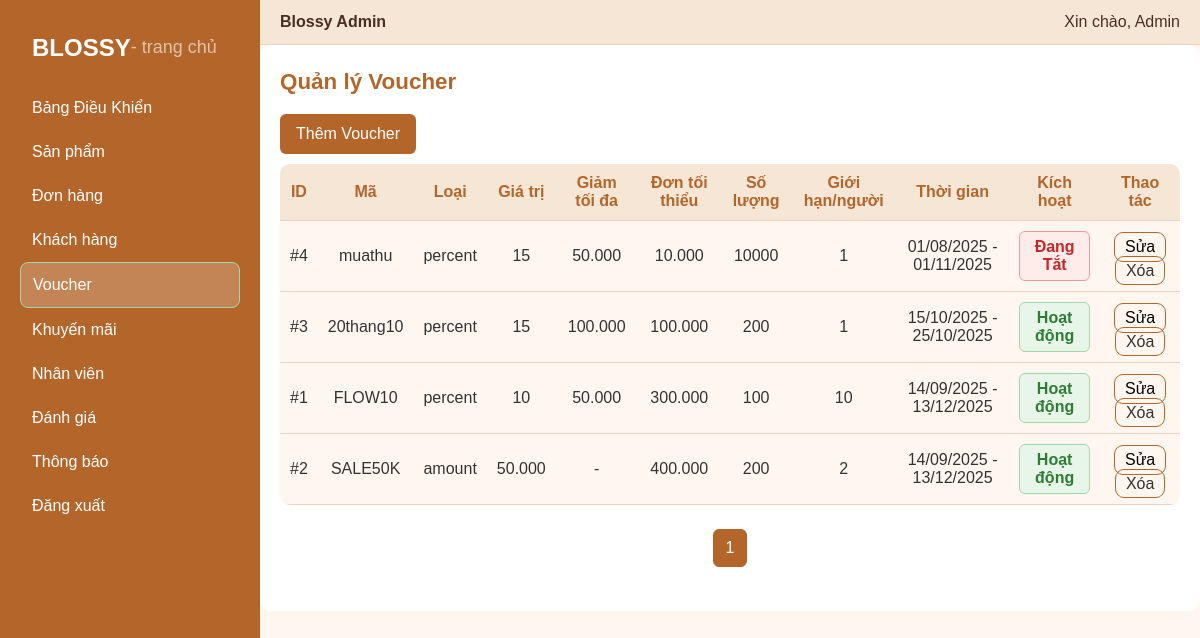
The app's page /index.php/index.php?controller=adminvoucher&action=index (signed in) with its own data.
### tables this page shows
CREATE TABLE `vouchers` (
  `id` bigint(20) UNSIGNED NOT NULL,
  `code` varchar(64) NOT NULL,
  `type` enum('percent','amount') NOT NULL,
  `value` decimal(12,2) NOT NULL,
  `max_discount` decimal(12,2) DEFAULT NULL,
  `min_order_total` decimal(12,2) DEFAULT 0.00,
  `total_quantity` int(11) NOT NULL DEFAULT 0,
  `per_user_limit` int(11) NOT NULL DEFAULT 1,
  `starts_at` datetime NOT NULL,
  `ends_at` datetime NOT NULL,
  `is_active` tinyint(1) NOT NULL DEFAULT 1,
  `created_by` bigint(20) UNSIGNED DEFAULT NULL,
  `created_at` datetime NOT NULL DEFAULT current_timestamp()
);

### App/Controllers/AdminVoucherController.php (called while the page is built, shortened)
<?php
require_once __DIR__ . '/../Models/AdminVoucherModel.php';
class AdminVoucherController extends BaseController
{
    private $model;
    public function __construct()
    {
        $this->model = new AdminVoucherModel();
    }
    public function index()
    {
        $page = isset($_GET['page']) ? max(1, (int)$_GET['page']) : 1;
        $limit = 10;
        $offset = ($page - 1) * $limit;
        $vouchers = $this->model->getAll($limit, $offset);
        $total = $this->model->countAll();
        $totalPages = ceil($total / $limit);
        $this->loadView('Admin.Voucher.Index', [
            'vouchers' => $vouchers,
            'page' => $page,
            'totalPages' => $totalPages
        ]);
    }
}

### App/Models/Database/database.php (called while the page is built, shortened)
<?php
class Database {
    private $servername = "localhost";
    private $username = "root";
    private $password = "0586964157";
    private $databasename = "web_ban_hoa";
    function connection_database(): PDO {
        try {
            $conn = new PDO(
                "mysql:host=$this->servername;dbname=$this->databasename",
                $this->username,
                $this->password
            );
            $conn->setAttribute(PDO::ATTR_ERRMODE, PDO::ERRMODE_EXCEPTION);
        } catch (PDOException $e) {
            throw $e;
        }
        return $conn;
    }
}
?>

### App/Models/BaseModel.php (called while the page is built, shortened)
<?php
require_once __DIR__ . '/Database/Database.php';
class BaseModel {
    public function __construct() {
        $db = new database();
        $this->conn = $db->connection_database();
    }
}

### App/Models/AdminVoucherModel.php (called while the page is built, shortened)
<?php
require_once 'BaseModel.php';
class AdminVoucherModel extends BaseModel
{
    public function getAll($limit, $offset)
    {
        $sql = "SELECT v.*, u.first_name, u.last_name
                FROM vouchers v
                LEFT JOIN users u ON v.created_by = u.id
                ORDER BY v.created_at DESC
                LIMIT :limit OFFSET :offset";
        $stmt = $this->conn->prepare($sql);
        $stmt->bindValue(':limit', $limit, PDO::PARAM_INT);
        $stmt->bindValue(':offset', $offset, PDO::PARAM_INT);
        $stmt->execute();
        return $stmt->fetchAll(PDO::FETCH_ASSOC);
    }
    public function countAll()
    {
        $stmt = $this->conn->query("SELECT COUNT(*) FROM vouchers");
        return (int)$stmt->fetchColumn();
    }
}

### App/Views/Admin/Voucher/index.php (the view, shortened to what this page needs)
<link rel="stylesheet" href="<?= BASE_URL ?>Public/Assets/Css/Admin/Voucher.css?v=<?= time() ?>">
<div id="voucher_admin">
<?php include_once __DIR__ . '/../Layouts/Sidebar.php'; ?>
<div class="admin-main">
<?php include_once __DIR__ . '/../Layouts/Header.php'; ?>
<div class="voucher-content">
  <h2 class="voucher-title">Quản lý Voucher</h2>
  <button id="addVoucherBtn" class="voucher-add-btn">Thêm Voucher</button>
  <table class="voucher-table">
    <thead>
      <tr>
        <th>ID</th>
        <th>Mã</th>
        <th>Loại</th>
        <th>Giá trị</th>
        <th>Giảm tối đa</th>
        <th>Đơn tối thiểu</th>
        <th>Số lượng</th>
        <th>Giới hạn/người</th>
        <th>Thời gian</th>
        <th>Kích hoạt</th>
        <th>Thao tác</th>
      </tr>
    </thead>
    <tbody>
      <?php foreach ($vouchers as $v): ?>
      <tr>
        <td>#<?= $v['id'] ?></td>
        <td><?= htmlspecialchars($v['code']) ?></td>
        <td><?= htmlspecialchars($v['type']) ?></td>
        <td><?= number_format($v['value'], 0, ',', '.') ?></td>
        <td><?= $v['max_discount'] ? number_format($v['max_discount'], 0, ',', '.') : '-' ?></td>
        <td><?= number_format($v['min_order_total'], 0, ',', '.') ?></td>
        <td><?= $v['total_quantity'] ?></td>
        <td><?= $v['per_user_limit'] ?></td>
        <td><?= date('d/m/Y', strtotime($v['starts_at'])) ?> - <?= date('d/m/Y', strtotime($v['ends_at'])) ?></td>
        <td>
          <button
            class="voucher-toggle <?= $v['is_active'] ? 'status-active' : 'status-inactive' ?>"
            data-id="<?= $v['id'] ?>">
            <?= $v['is_active'] ? 'Hoạt động' : 'Đang Tắt' ?>
          </button>
        </td>
        <td>
          <button class="voucher-edit btn-edit" data-id="<?= $v['id'] ?>"
            data-code="<?= $v['code'] ?>"
            data-type="<?= $v['type'] ?>"
            data-value="<?= $v['value'] ?>"
            data-max="<?= $v['max_discount'] ?>"
            data-min="<?= $v['min_order_total'] ?>"
            data-total="<?= $v['total_quantity'] ?>"
            data-limit="<?= $v['per_user_limit'] ?>"
            data-start="<?= $v['starts_at'] ?>"
            data-end="<?= $v['ends_at'] ?>"
            data-active="<?= $v['is_active'] ?>">Sửa</button>
          <a href="index.php?controller=adminvoucher&action=delete&id=<?= $v['id'] ?>" class="voucher-delete btn-delete">Xóa</a>
        </td>
      </tr>
      <?php endforeach; ?>
    </tbody>
  </table>
  <div class="pagination">
    <?php for ($i = 1; $i <= $totalPages; $i++): ?>
      <a href="index.php?controller=adminvoucher&action=index&page=<?= $i ?>"
         class="pagination-link <?= $i == $page ? 'active' : '' ?>"><?= $i ?></a>
    <?php endfor; ?>
  </div>
</div>
</div>
</div>

### Public/Assets/Css/Admin/Voucher.css (style rules this page uses)
#voucher_admin { display: flex; flex-direction: row; min-height: 100vh; width: 100%; background: var(--bg); color: var(--text); }
.voucher-content { background: var(--panel-bg); padding: 20px; border-radius: 12px; color: var(--text); }
.voucher-title { font-size: 1.4rem; margin-bottom: 15px; color: var(--primary); }
.voucher-add-btn { background: var(--primary); color: #fff; padding: 8px 16px; border: none; border-radius: 6px; cursor: pointer; margin-bottom: 10px; }
.voucher-table { width: 100%; border-collapse: collapse; background: var(--bg); border-radius: 10px; overflow: hidden; }
.voucher-table th, .voucher-table td { border-bottom: 1px solid var(--header-border); padding: 10px; text-align: center; }
.voucher-table th { background: var(--header-bg); color: var(--primary); font-weight: 600; }
.voucher-toggle { padding: 6px 12px; border-radius: 6px; border: none; cursor: pointer; font-weight: 600; transition: all 0.25s ease; }
.voucher-toggle.status-active { background-color: #e8f5e9; color: #2e7d32; border: 1px solid #a5d6a7; }
.voucher-toggle.status-inactive { background-color: #fdecea; color: #c62828; border: 1px solid #ef9a9a; }

### Public/Assets/Css/Admin/Dashboard.css (style rules this page uses)
.admin-main { flex: 1; display: flex; flex-direction: column; }

### Public/Assets/Css/admin_style.css (style rules this page uses)
.pagination { display: flex; justify-content: center; align-items: center; margin: 24px 0; gap: 8px; }
.pagination-link { display: inline-block; padding: 6px 12px; border-radius: 6px; border: 1px solid var(--header-border); color: var(--text); background: var(--panel-bg); text-decoration: none; transition: all 0.2s ease; }
.pagination-link.active { background: var(--primary); color: #fff; border-color: var(--primary); }
.btn-edit, .btn-delete { border: none; background: transparent; cursor: pointer; font-size: 16px; border: 1px solid var(--primary); padding: 5px 10px; border-radius: 9px; }
.active { background-color: #e8f5e9; color: #2e7d32; border: 1px solid #a5d6a7; }

### records on screen
vouchers: id "4", code "muathu", type "percent", value "15", max_discount "50.000", min_order_total "10.000", total_quantity "10000", per_user_limit "1", starts_at "01/08/2025", ends_at "01/11/2025", is_active "Đang Tắt"
vouchers: id "3", code "20thang10", type "percent", value "15", max_discount "100.000", min_order_total "100.000", total_quantity "200", per_user_limit "1", starts_at "15/10/2025", ends_at "25/10/2025", is_active "Hoạt động"
vouchers: id "1", code "FLOW10", type "percent", value "10", max_discount "50.000", min_order_total "300.000", total_quantity "100", per_user_limit "10", starts_at "14/09/2025", ends_at "13/12/2025", is_active "Hoạt động"
vouchers: id "2", code "SALE50K", type "amount", value "50.000", min_order_total "400.000", total_quantity "200", per_user_limit "2", starts_at "14/09/2025", ends_at "13/12/2025", is_active "Hoạt động"

### other values on screen
$_SESSION['user']['name'] "Admin"
